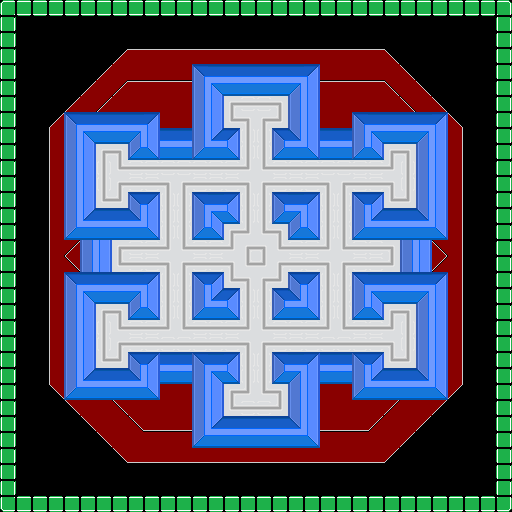

This is a level from a 2D game, rendered from its Tiled map with the project's own tilesets. A one-line summary and the map file follow, with tile-layer data summarised:
An orthogonal 32x32 tile map with 16x16 px tiles, 6 tile layers (Wings, Details, Ground, Solids, ...) and 22 objects (10x Console, 8x Door, 4x Light).

<map version="1.2" tiledversion="1.2.2" orientation="orthogonal" renderorder="right-down" width="32" height="32" tilewidth="16" tileheight="16" infinite="0" nextlayerid="10" nextobjectid="51">
 <tileset firstgid="1" source="station.tsx" />
 <layer id="6" name="Wings" width="32" height="32">
  <data>[1024 cells, 636 non-empty, 9 distinct tile ids]</data>
 </layer>
 <layer id="7" name="Details" width="32" height="32">
  <data>[1024 cells, 26 non-empty, 6 distinct tile ids]</data>
 </layer>
 <layer id="3" name="Ground" width="32" height="32">
  <data>[1024 cells, 388 non-empty, 7 distinct tile ids]</data>
 </layer>
 <layer id="4" name="Solids" width="32" height="32">
  <data>[1024 cells, 272 non-empty, 12 distinct tile ids]</data>
 </layer>
 <layer id="8" name="Damage" width="32" height="32">
  <data>[1024 cells, 0 non-empty, 0 distinct tile ids]</data>
 </layer>
 <layer id="9" name="Shields" width="32" height="32">
  <data>[1024 cells, 124 non-empty, 6 distinct tile ids]</data>
 </layer>
 <objectgroup id="5" name="Objects">
  <object id="18" name="Door" type="Door" x="304" y="256" width="16" height="16">
   <properties>
    <property name="angle" type="int" value="90" />
   </properties>
  </object>
  <object id="19" name="Door" type="Door" x="256" y="304" width="16" height="16">
   <properties>
    <property name="angle" type="int" value="0" />
   </properties>
  </object>
  <object id="20" name="Door" type="Door" x="144" y="336" width="16" height="16">
   <properties>
    <property name="angle" type="int" value="90" />
   </properties>
  </object>
  <object id="21" name="Flight" type="Console" x="224" y="96" width="16" height="16">
   <properties>
    <property name="angle" type="int" value="-90" />
   </properties>
  </object>
  <object id="22" name="Weapons" type="Console" x="416" y="336" width="16" height="16">
   <properties>
    <property name="angle" type="int" value="0" />
   </properties>
  </object>
  <object id="23" name="Weapons" type="Console" x="224" y="416" width="16" height="16">
   <properties>
    <property name="angle" type="int" value="90" />
   </properties>
  </object>
  <object id="25" name="Light" type="Light" x="192" y="304" width="16" height="16" />
  <object id="28" name="Light" type="Light" x="304" y="304" width="16" height="16" />
  <object id="29" name="Light" type="Light" x="192" y="192" width="16" height="16" />
  <object id="37" name="Light" type="Light" x="304" y="192" width="16" height="16" />
  <object id="38" name="Weapons" type="Console" x="272" y="416" width="16" height="16">
   <properties>
    <property name="angle" type="int" value="90" />
   </properties>
  </object>
  <object id="39" name="Weapons" type="Console" x="416" y="160" width="16" height="16">
   <properties>
    <property name="angle" type="int" value="0" />
   </properties>
  </object>
  <object id="40" name="Weapons" type="Console" x="80" y="336" width="16" height="16">
   <properties>
    <property name="angle" type="int" value="180" />
   </properties>
  </object>
  <object id="41" name="Weapons" type="Console" x="80" y="160" width="16" height="16">
   <properties>
    <property name="angle" type="int" value="180" />
   </properties>
  </object>
  <object id="42" name="Flight" type="Console" x="272" y="96" width="16" height="16">
   <properties>
    <property name="angle" type="int" value="-90" />
   </properties>
  </object>
  <object id="43" name="Door" type="Door" x="256" y="208" width="16" height="16">
   <properties>
    <property name="angle" type="int" value="0" />
   </properties>
  </object>
  <object id="44" name="Door" type="Door" x="208" y="256" width="16" height="16">
   <properties>
    <property name="angle" type="int" value="90" />
   </properties>
  </object>
  <object id="45" name="Door" type="Door" x="368" y="336" width="16" height="16">
   <properties>
    <property name="angle" type="int" value="90" />
   </properties>
  </object>
  <object id="46" name="Door" type="Door" x="368" y="176" width="16" height="16">
   <properties>
    <property name="angle" type="int" value="90" />
   </properties>
  </object>
  <object id="47" name="Door" type="Door" x="144" y="176" width="16" height="16">
   <properties>
    <property name="angle" type="int" value="90" />
   </properties>
  </object>
  <object id="48" name="Shields" type="Console" x="368" y="224" width="16" height="16">
   <properties>
    <property name="angle" type="int" value="-90" />
   </properties>
  </object>
  <object id="49" name="Shields" type="Console" x="128" y="272" width="16" height="16">
   <properties>
    <property name="angle" type="int" value="90" />
   </properties>
  </object>
 </objectgroup>
</map>
